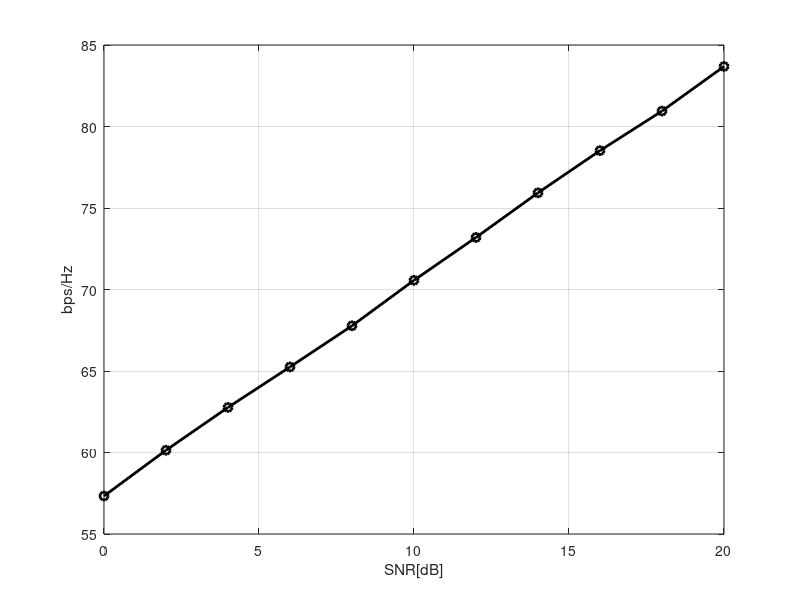

This figure's MATLAB source: (Note: this script raises an error after producing the figure.)
%%
G = [0 1 0 0; 1 0 0 0; 0 0 1 0; 0 0 0 1];
A = [2 3 5 7; 11 13 17 19; 23 29 31 37; 41 43 47 53];
C = [1 0 0 0; 0 2 0 0; 0 0 3 0; 0 0 0 4];
[qa_temp,ra_temp] = qr(A');
La = ra_temp'; Qa = qa_temp';
B = G*A;
[qb_temp,rb_temp] = qr(B');
Lb = rb_temp'; Qb = qb_temp';
[qg_temp,rg_temp] = lu(G');
Lg = rg_temp'; Qg = qg_temp';
G'*C*G;
%%

% MIMO_channel_cap_ant_sel_optimal.m
clear all; clf
NT=4; NR=4; MaxIter=1000;
sel_ant=4; I=eye(NR,NR); sq2=sqrt(2);
SNRdBs=[0:2:20];
for i_SNR=1:length(SNRdBs)
   SNRdB = SNRdBs(i_SNR);
   SNR_sel_ant = 10^(SNRdB/10)/sel_ant;
   cum = 0;
   for i=1:MaxIter
      H = (randn(NR,NT)+i*randn(NR,NT))/sq2;
      if sel_ant>NT||sel_ant<1
         error('sel_ant must be between 1 and NT!');
      else
%          indices = nchoosek([1:NT],sel_ant);
         indices = perms([1:NT]);
      end
      for n=1:size(indices,1)
         Hn = H(:,indices(n,:));
         log_SH(n)=log2(real(det(I+SNR_sel_ant*Hn*Hn'))); % Eq.(12.22)
      end
      cum = cum + max(log_SH);
   end
   sel_capacity(i_SNR) = cum/MaxIter;
end
plot(SNRdBs,sel_capacity,'-ko', 'LineWidth',2); hold on;
xlabel('SNR[dB]'), ylabel('bps/Hz'), grid on;

%%
clear all;
close all;
Nu= 4;
M = 16;
K = log2(M);
T = 200;
SNRdB = 20;
sigma2 = Nu*0.5*10^(-SNRdB/10); sigma = sqrt(sigma2);
msg_bit = randi([0 1],[K*1*T,1]); % Bit generation
%——————————— Transmitter ——————————————
symbol = qammod(msg_bit,M,'InputType', 'bit','UnitAveragePower', true);
% x = reshape(symbol, Nu, T);
x = [];
for i = 1:Nu
   x(i,:) = symbol';
end
H = (randn(Nu,Nu)+1i*randn(Nu,Nu))/sqrt(2);
indices = perms([1:Nu]);
P = [];
p = [];
plt = [];
for i = 1:size(indices,1)
   Hi = H([indices(i,:)],:);
   %%
   % Hi = circshift(H,1);
   [Q_temp,R_temp] = qr(Hi');
   L=R_temp'; Q=Q_temp';
   %% DPC
   xp = x;
   % pre-equlization
   % xp = inv(diag(diag(L)))*x;

   for m=2:Nu % GS
      xp(m,:) = xp(m,:) - L(m,1:m-1)/L(m,m)*xp(1:m-1,:);
   end
   Tx_signal = Q'*xp; % DPC/TH encoder
   P(i) = abs(trace(Tx_signal'*Tx_signal)/(T*Nu));
   p(i) = max(max(Tx_signal.*conj(Tx_signal)))/P(i);
   %% 2-D HOGMT
   [Ur,Sr,Vr] = svd(L);
   [U,S,V] = svd(H);
%    Tx_hogmt1 = V*pinv(S)*U'*x;
%    Tx_hogmt2 = Q'*Vr*pinv(Sr)*Ur'*(diag(diag(L)))*x;
%    %%
%    pn= Water_Pouring(diag(S).^2,1,1);
%    K = sqrt(pn)*S;
%    Tx_hogmt1 = V*pinv(S)*U'*diag(K)*x;
   
   rx = H*Tx_signal + ...
   sigma*(randn(Nu,T)+1i*randn(Nu,T));
   y = inv(diag(diag(L)))*rx;
%    
%    Rx = H*Tx_hogmt1 + ...
%    sigma*(randn(Nu,T)+1i*randn(Nu,T));
plt(:,:,i) = Tx_signal;
plt2(:,:,i) = y;

end

[~, Pmin] = min(P);
[~, Pmax] = max(P);
[~, pmin] = min(p);
[~, pmax] = max(p);

indx = [Pmin,Pmax,pmin,pmax];
tlts = ["MinimalPower", "MximalPower","MinimalPAPR","MaximalPAPR"];

save_file = 0;

for i = 1:Nu
label = cell(1,Nu);
figure;
Tx_i = plt2(:,:,indx(i));
   for j = 1:Nu  
      scatter(real(Tx_i(j,:)),imag(Tx_i(j,:)));
      hold on;
      label{j} = "user"+num2str(j);
   end
legend(label);
xlabel('In-phase');
ylabel('Quadrature');
title(tlts(i));
filename = tlts(i);
[h, wd, ht] = tightfig();
%%

if save_file == 1
    name1 = append(filename, '.fig');
    name2 = append(filename, '.pdf');
    saveas(gcf, name1);
    exportgraphics(gcf, name2);
end
end

P = 10*log10(abs(P));
figure;
yyaxis left;
plot([1:size(indices,1)], P, '-o');
ylabel('Power [dB]');
yyaxis right;
% ylim([0 20]);
plot([1:size(indices,1)], p, '--*');
legend("AP","PAPR");
xlim([1 size(indices,1)]);
% ylim([1 4]);
xlabel('\pi(m)');
ylabel('Ratio');
filename = "Power";
if save_file == 1
    name1 = append(filename, '.fig');
    name2 = append(filename, '.pdf');
    saveas(gcf, name1);
    exportgraphics(gcf, name2);
end